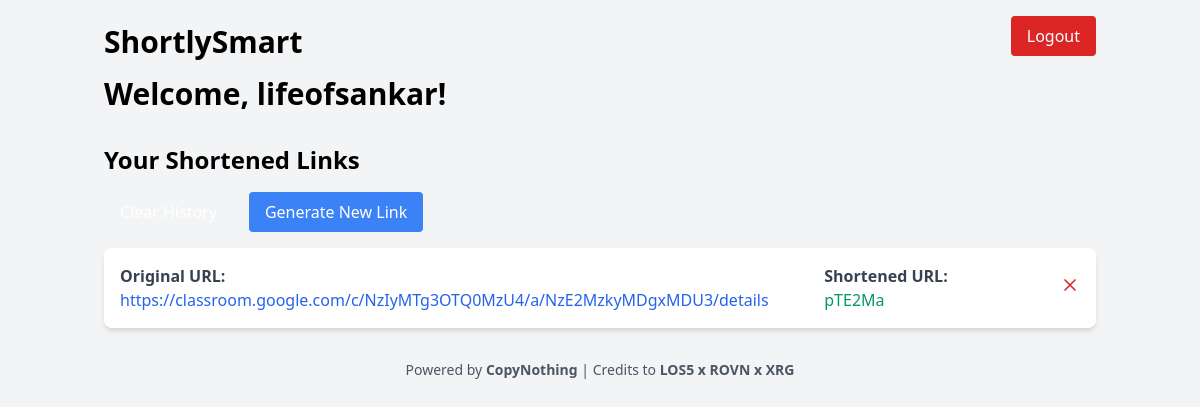
/dashboard (signed in), run on an earlier commit of the app's database.
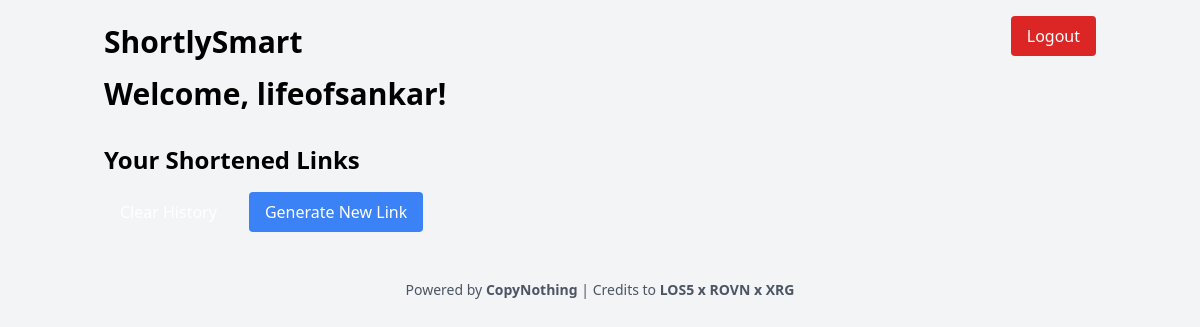
And on a later commit of the database.
### database.py (models this page shows, shortened)
class User(db.Model, UserMixin):
    id = db.Column(db.Integer, primary_key=True)
    username = db.Column(db.String(150), unique=True, nullable=False)
    password = db.Column(db.String(150), nullable=False)

class URLMapping(db.Model):
    id = db.Column(db.Integer, primary_key=True)
    short_url = db.Column(db.String(6), unique=True, nullable=False)
    long_url = db.Column(db.String(2048), nullable=False)
    user_id = db.Column(db.Integer, db.ForeignKey('user.id'), nullable=False)

### app.py (the view)
@app.route('/dashboard')
@login_required
def dashboard():
    user = current_user
    links = URLMapping.query.filter_by(user_id=user.id).all()
    return render_template('dashboard.html', links=links)

### app.py (called while the page is built)
@login_manager.user_loader
def load_user(user_id):
    return User.query.get(int(user_id))

### templates/dashboard.html (shortened to what this page needs)
<!DOCTYPE html>
<html lang="en">
<head>
    <link href="https://cdn.jsdelivr.net/npm/tailwindcss@2.2.19/dist/tailwind.min.css" rel="stylesheet">
</head>
<body class="bg-gray-100 font-sans antialiased">
    <div class="max-w-5xl mx-auto px-4 py-6 relative">
        <a href="{{ url_for('logout') }}" class="absolute top-4 right-4 inline-block bg-red-600 text-white px-4 py-2 rounded hover:bg-red-700 transition duration-300">Logout</a>
        <div class="flex justify-between items-center mb-4">
            <h1 class="text-3xl font-bold">ShortlySmart</h1>
        </div>
        <h1 class="text-3xl font-bold mb-4">Welcome, {{ current_user.username }}!</h1>
        <h2 class="text-2xl font-semibold mt-8 mb-4">Your Shortened Links</h2>
        <div class="flex space-x-4 mb-4">
        <form action="{{ url_for('clear_history') }}" method="post">
            <button type="submit" class="inline-block bg-yelloe-500 text-white px-4 py-2 rounded hover:bg-blue-700 transition duration-300">Clear History</button>
        </form>
            <a href="{{ url_for('index') }}" class="inline-block bg-blue-500 text-white px-4 py-2 rounded hover:bg-blue-600 transition duration-300">Generate New Link</a>
        </div>
        <div class="bg-white shadow-md rounded-lg overflow-hidden">
            <ul class="divide-y divide-gray-200">
                {% for link in links %}
                    <li class="p-4 hover:bg-gray-100 transition duration-300">
                        <div class="flex justify-between items-center">
                            <div class="w-3/5">
                                <strong class="block text-gray-700">Original URL:</strong>
                                <a href="{{ link.long_url }}" target="_blank" class="text-blue-600 hover:underline">{{ link.long_url }}</a>
                            </div>
                            <div class="ml-4">
                                <strong class="block text-gray-700">Shortened URL:</strong>
                                <a href="{{ url_for('redirect_url', short_url=link.short_url) }}" target="_blank" class="text-green-600 hover:underline">{{ link.short_url }}</a>
                            </div>
                            <div>
                                <button onclick="deleteLink('{{ link.short_url }}')" class="text-red-600 hover:text-red-800">
                                    <svg xmlns="http://www.w3.org/2000/svg" class="h-5 w-5" fill="none" viewBox="0 0 24 24" stroke="currentColor">
                                        <path stroke-linecap="round" stroke-linejoin="round" stroke-width="2" d="M6 18L18 6M6 6l12 12"/>
                                    </svg>
                                </button>
                            </div>
                        </div>
                    </li>
                {% endfor %}
            </ul>
        </div>
        <div class="mt-8 text-center text-sm text-gray-600">
            <p>Powered by <strong>CopyNothing</strong> | Credits to <strong><a href="https://lifeofsankar.me">LOS5</a> x <a href="https://rovn.me">ROVN</a> x <a href="https://xrg.systems">XRG</a></strong> </p>
        </div>
    </div>
</body>
</html>

What changed in the data, as far as the page shows it:
removed URLMapping: long_url "https://classroom.google.com/c/NzIyMTg3OTQ0MzU4/a/NzE2MzkyMDgxMDU3/details", short_url "pTE2Ma"
